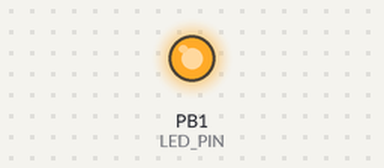
Simulated run of this program. Board: ATtiny85, built with avr-gcc and run on an emulated ATtiny85. Parts: output pins drawn as LEDs (lit = HIGH). EEPROM starts erased.

Above: at 0.3 s.
At 4.65 s:
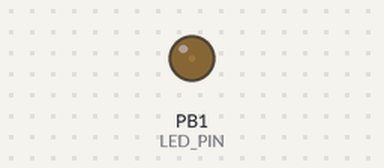
Timing chart, 0 to 40.0 s (numbered marks = the images above):
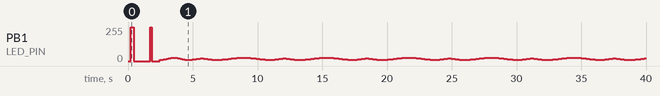

The program:

main.cpp
```cpp
#define T85

#include <Arduino.h>
#ifdef T85
    #include <avr/eeprom.h>
#endif


// Configuration Constants
#define BASELINE_BRIGHTNESS 0.4 // Baseline brightness percentage (40%)
#define MODULATION_SPEED 8      // Speed of brightness modulation
#ifndef T85
    #define LED_PIN 9               // PWM pin connected to the LED driver
    #define BATTERY_PIN A0          // Analog pin for battery voltage monitoring
#else
    #define LED_PIN 1               // PWM pin on PB1 for ATtiny
    #define BATTERY_PIN A1          // Battery pin on PB2 for ATtiny
#endif

#define LED_BLINK_DELAY 250     // Delay in milliseconds for LED blinks

// Battery voltage configuration
#define BATTERY_DIVIDER_RATIO 2.0    // Voltage divider ratio (2S LiPo through a /2 resistive divider)
#define MAX_BATTERY_VOLTAGE 8.4      // Maximum voltage for a fully charged 2S LiPo
#define MIN_BATTERY_VOLTAGE 6.6      // Minimum safe voltage for a 2S LiPo
#define ADC_REF_VOLTAGE 5.0          // Reference voltage for ADC (MCU supply voltage)
#define ADC_RESOLUTION 1024          // ADC resolution (10-bit for most MCU)


// Global variables

// Brightness Levels
const float brightnessLevels[4] = {0.1, 0.2, 0.6, 1.0}; // Brightness levels as fractions of maximum
const uint8_t numBrightnessLevels = sizeof(brightnessLevels) / sizeof(brightnessLevels[0]);
// EEPROM address to store the current brightness level index
uint8_t EEMEM eepromBrightnessIndex = 0;
uint8_t currentBrightnessIndex = 0;

// Variables for heart-beat simulation
int modulationCounter = 0;       // Tracks modulation steps
int modulationInterval = MODULATION_SPEED; // Modulation interval (adjusted dynamically)
bool isSystolePhase = false;     // Heartbeat phase (diastole or systole)
uint8_t phaseStep = 0;           // Current position in the sine table
uint8_t pwmValue = 0;            // Calculated PWM value for the LED

// Sine wave table in PROGMEM for smooth brightness transitions
PROGMEM const uint8_t sineTable[256] = {
    0, 0, 0, 0, 0, 0, 0, 0, 0, 0, 0, 1, 1, 2, 3, 3, 4, 5, 6, 7, 8, 9, 10, 12, 13, 15, 16, 18, 19, 21, 23, 25, 26, 28,
    30, 33, 35, 37, 39, 41, 44, 46, 49, 51, 54, 56, 59, 61, 64, 67, 70, 72, 75, 78, 81, 84, 87, 90, 93, 96, 99, 102,
    105, 108, 111, 115, 118, 121, 124, 127, 130, 133, 136, 139, 143, 146, 149, 152, 155, 158, 161, 164, 167, 170, 173,
    176, 179, 182, 184, 187, 190, 193, 195, 198, 200, 203, 205, 208, 210, 213, 215, 217, 219, 221, 224, 226, 228, 229,
    231, 233, 235, 236, 238, 239, 241, 242, 244, 245, 246, 247, 248, 249, 250, 251, 251, 252, 253, 253, 254, 254, 254,
    254, 254, 255, 254, 254, 254, 254, 254, 253, 253, 252, 251, 251, 250, 249, 248, 247, 246, 245, 244, 242, 241, 239,
    238, 236, 235, 233, 231, 229, 228, 226, 224, 221, 219, 217, 215, 213, 210, 208, 205, 203, 200, 198, 195, 193, 190,
    187, 184, 182, 179, 176, 173, 170, 167, 164, 161, 158, 155, 152, 149, 146, 143, 139, 136, 133, 130, 127, 124, 121,
    118, 115, 111, 108, 105, 102, 99, 96, 93, 90, 87, 84, 81, 78, 75, 72, 70, 67, 64, 61, 59, 56, 54, 51, 49, 46, 44,
    41, 39, 37, 35, 33, 30, 28, 26, 25, 23, 21, 19, 18, 16, 15, 13, 12, 10, 9, 8, 7, 6, 5, 4, 3, 3, 2, 1, 1
};

// Function to blink the LED a specified number of times
void blink_LED(uint8_t count, uint16_t delay_ms) {
    for (uint8_t i = 0; i < count; i++) {
        digitalWrite(LED_PIN, HIGH);
        delay(delay_ms);
        digitalWrite(LED_PIN, LOW);
        delay(delay_ms);
    }
}

void setup() {
    // Delay to ensure power supply is stable
    delay(200);


    // Initialize the LED pin and battery voltage pin
    pinMode(LED_PIN, OUTPUT);
    pinMode(BATTERY_PIN, INPUT);

    // Read battery voltage
    int rawADC = analogRead(BATTERY_PIN);
    float batteryVoltage = (rawADC * ADC_REF_VOLTAGE / ADC_RESOLUTION) * BATTERY_DIVIDER_RATIO;

    // Calculate battery percentage
    float batteryPercentage = (batteryVoltage - MIN_BATTERY_VOLTAGE) /
                              (MAX_BATTERY_VOLTAGE - MIN_BATTERY_VOLTAGE) * 100.0;
    batteryPercentage = constrain(batteryPercentage, 0, 100);

    // Determine the number of blinks based on battery percentage
    uint8_t blinkCount = 0;
    if (batteryPercentage > 75) {
        blinkCount = 4;
    } else if (batteryPercentage > 50) {
        blinkCount = 3;
    } else if (batteryPercentage > 25) {
        blinkCount = 2;
    } else {
        blinkCount = 1;
    }

    // Read the current brightness index from EEPROM
    currentBrightnessIndex = eeprom_read_byte(&eepromBrightnessIndex);
    if (currentBrightnessIndex >= numBrightnessLevels) {
        currentBrightnessIndex = 0;  // Reset if out of bounds
    }

    // Save the next brightness level index to EEPROM
    eeprom_write_byte(&eepromBrightnessIndex, (currentBrightnessIndex + 1) % numBrightnessLevels);


    // Blink the LED to indicate battery percentage
    blink_LED(blinkCount, LED_BLINK_DELAY);

    // Delay before indicating preset brightness level
    delay(1000);

    // Blink the LED to indicate the current brightness level
    blink_LED(currentBrightnessIndex+1, LED_BLINK_DELAY/2);

    // Small delay to separate setup indication from the main loop
    delay(500);
}

void loop() {
    modulationCounter++;

    // Update brightness at the end of the modulation interval
    if (modulationCounter == modulationInterval) {
        // Calculate sine wave value (scale for diastole:systole ratio of 2:3)
        uint8_t sineValue = (isSystolePhase)
                            ? pgm_read_byte(&sineTable[phaseStep]) * 0.6
                            : pgm_read_byte(&sineTable[phaseStep]);

        // Adjust brightness with baseline and current level
        pwmValue = BASELINE_BRIGHTNESS * 255 + sineValue * (1 - BASELINE_BRIGHTNESS);
        pwmValue *= brightnessLevels[currentBrightnessIndex];

        // Update phase and check for phase reset
        phaseStep++;
        if (phaseStep == 0) {
            isSystolePhase = !isSystolePhase; // Toggle heartbeat phase
            // Model diastole:systole duration ratio of 1:2
            modulationInterval = (isSystolePhase) ? MODULATION_SPEED : 2 * MODULATION_SPEED;
        }

        modulationCounter = 0; // Reset modulation counter
    }

    // Output the calculated PWM value to the LED
    analogWrite(LED_PIN, pwmValue);

    delay(1); // Small delay for smoother transitions
}
```

Measured:
- by itself, PB1 (LED_PIN): 255/255 → 0/255 at 0.45 s, → 255/255 1.3 s later, → 0/255 0.13 s later, → 10/255 0.63 s later, … (302 changes in this stretch)
